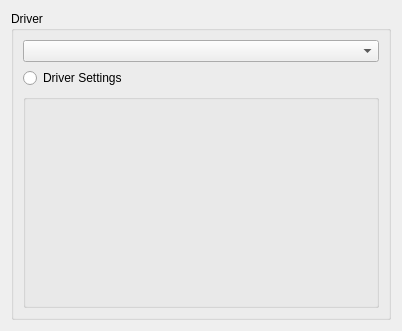
<?xml version="1.0" encoding="UTF-8"?>
<ui version="4.0">
 <class>DriverSelector</class>
 <widget class="QWidget" name="DriverSelector">
  <property name="geometry">
   <rect>
    <x>0</x>
    <y>0</y>
    <width>402</width>
    <height>331</height>
   </rect>
  </property>
  <property name="windowTitle">
   <string>Form</string>
  </property>
  <layout class="QGridLayout" name="gridLayout_3">
   <item row="0" column="0">
    <widget class="QGroupBox" name="groupBoxDriver">
     <property name="title">
      <string>Driver</string>
     </property>
     <layout class="QVBoxLayout" name="verticalLayout">
      <item>
       <layout class="QGridLayout" name="gridLayout">
        <item row="2" column="0">
         <widget class="QGroupBox" name="groupBoxDriverSettings">
          <property name="title">
           <string/>
          </property>
          <layout class="QVBoxLayout" name="verticalLayout_2">
           <item>
            <layout class="QGridLayout" name="gridLayoutDriver"/>
           </item>
          </layout>
         </widget>
        </item>
        <item row="1" column="0">
         <widget class="QRadioButton" name="radioButtonShowDriverSettings">
          <property name="text">
           <string>Driver Settings</string>
          </property>
         </widget>
        </item>
        <item row="0" column="0">
         <widget class="QComboBox" name="comboBoxDriverSelector"/>
        </item>
       </layout>
      </item>
     </layout>
    </widget>
   </item>
  </layout>
 </widget>
 <resources/>
 <connections/>
</ui>
